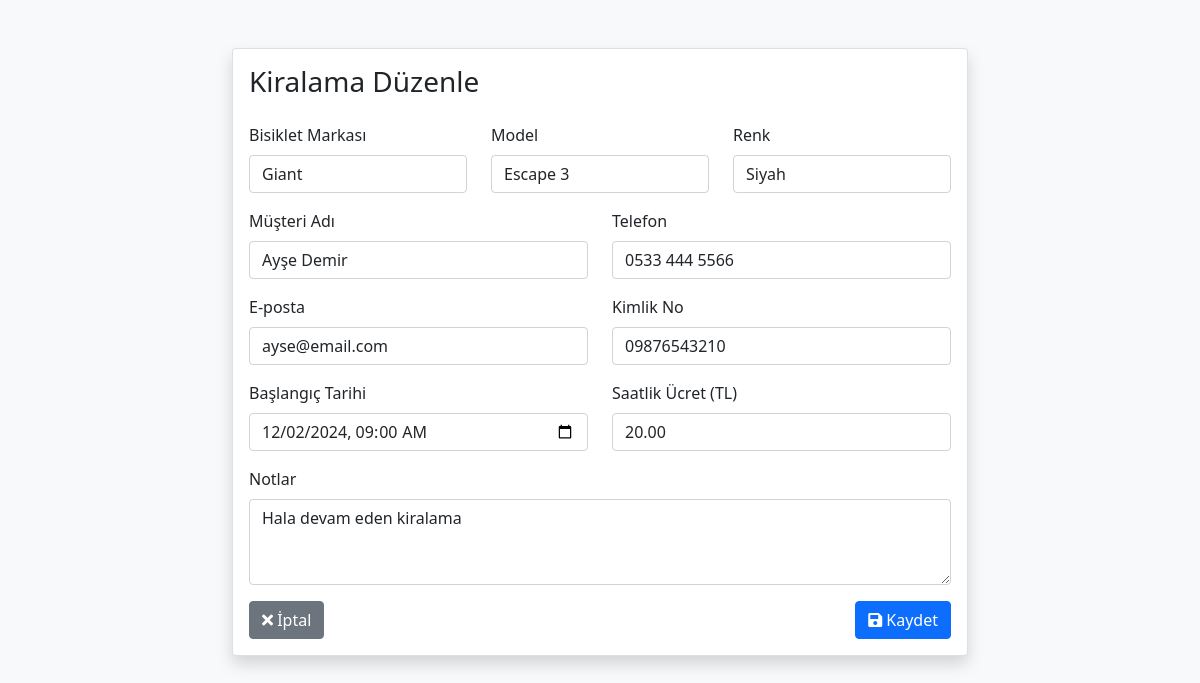
Screenshot of /edit_rental.php?id=2 (signed in) with the database file from the repository.
### tables this page shows
CREATE TABLE IF NOT EXISTS bike_rentals (
    id INT UNSIGNED AUTO_INCREMENT PRIMARY KEY,
    user_id INT UNSIGNED NOT NULL,
    bike_brand VARCHAR(50) NOT NULL,
    bike_model VARCHAR(50) NOT NULL,
    bike_color VARCHAR(30) NOT NULL DEFAULT 'Belirtilmemiş',
    price_per_hour DECIMAL(10,2) UNSIGNED NOT NULL,
    customer_name VARCHAR(100) NOT NULL,
    customer_phone VARCHAR(20) NOT NULL,
    customer_email VARCHAR(100) NULL,
    customer_id_number VARCHAR(20) NOT NULL,
    start_date DATETIME NOT NULL,
    end_date DATETIME NULL,
    status ENUM('active', 'completed', 'cancelled') DEFAULT 'active',
    total_cost DECIMAL(10,2) UNSIGNED DEFAULT 0.00,
    notes TEXT NULL,
    created_at TIMESTAMP DEFAULT CURRENT_TIMESTAMP,
    updated_at TIMESTAMP DEFAULT CURRENT_TIMESTAMP ON UPDATE CURRENT_TIMESTAMP,
    FOREIGN KEY (user_id) REFERENCES users(id) ON DELETE RESTRICT,
    INDEX idx_user_id (user_id),
    INDEX idx_status (status),
    INDEX idx_start_date (start_date),
    INDEX idx_customer_name (customer_name),
    INDEX idx_customer_id (customer_id_number)
);

### BikeRental.php (called while the page is built, shortened)
<?php
class BikeRental {
    private $conn;
    private $table_name = "bike_rentals";
    public function __construct($db) {
        $this->conn = $db;
    }
    public function getById($id) {
        try {
            $check_query = "SELECT COUNT(*) FROM " . $this->table_name . " WHERE id = :id";
            $check_stmt = $this->conn->prepare($check_query);
            $check_stmt->bindValue(':id', $id, PDO::PARAM_INT);
            $check_stmt->execute();
            $query = "SELECT * FROM " . $this->table_name . " WHERE id = :id LIMIT 1";
            $stmt = $this->conn->prepare($query);
            $stmt->bindValue(':id', $id, PDO::PARAM_INT);
            if (!$stmt->execute()) {
                $this->error_message = "Sorgu çalıştırılamadı";
                error_log("BikeRental Error - Query execution failed: " . print_r($stmt->errorInfo(), true));
                return false;
            }
            $result = $stmt->fetch(PDO::FETCH_ASSOC);
            return $result;
        } catch (PDOException $e) {
            $this->error_message = "Veritabanı hatası: " . $e->getMessage();
            error_log("BikeRental Error - PDO Exception in getById: " . $e->getMessage());
            return false;
        }
    }
}
?>

### functions.php (called while the page is built, shortened)
<?php
function e($str) {
    return htmlspecialchars($str, ENT_QUOTES, 'UTF-8');
}

### edit_rental.php (the view, shortened to what this page needs)
<?php
include_once 'functions.php';
include_once 'BikeRental.php';
$error = '';
$rental_data = null;
try {
    $rental_id = filter_var($_GET['id'], FILTER_VALIDATE_INT);
    $database = new Database();
    $db = $database->getConnection();
    $rental = new BikeRental($db);
    $rental_data = $rental->getById($rental_id);
} catch (Exception $e) {
    $error = $e->getMessage();
}
?>
<!DOCTYPE html>
<html lang="tr">
<head>
    <link href="https://cdn.jsdelivr.net/npm/bootstrap@5.1.3/dist/css/bootstrap.min.css" rel="stylesheet">
    <link href="https://cdnjs.cloudflare.com/ajax/libs/font-awesome/5.15.4/css/all.min.css" rel="stylesheet">
</head>
<body class="bg-light">
    <div class="container py-5">
        <div class="row justify-content-center">
            <div class="col-md-8">
                <div class="card shadow">
                    <div class="card-body">
                        <h3 class="card-title mb-4">Kiralama Düzenle</h3>
                        <?php if ($error): ?>
                            <div class="alert alert-danger">
                                <?php echo $error; ?>
                            </div>
                            <div class="text-center">
                                <a href="list_rentals.php" class="btn btn-secondary">
                                    <i class="fas fa-arrow-left"></i> Listeye Dön
                                </a>
                            </div>
                        <?php else: ?>
                            <form method="POST" class="needs-validation" novalidate>
                                <div class="row mb-3">
                                    <div class="col-md-4">
                                        <label class="form-label">Bisiklet Markası</label>
                                        <input type="text" name="bike_brand" class="form-control" required
                                               value="<?php echo e($rental_data['bike_brand']); ?>">
                                    </div>
                                    <div class="col-md-4">
                                        <label class="form-label">Model</label>
                                        <input type="text" name="bike_model" class="form-control" required
                                               value="<?php echo e($rental_data['bike_model']); ?>">
                                    </div>
                                    <div class="col-md-4">
                                        <label class="form-label">Renk</label>
                                        <input type="text" name="bike_color" class="form-control" required
                                               value="<?php echo e($rental_data['bike_color']); ?>">
                                    </div>
                                </div>
                                <div class="row mb-3">
                                    <div class="col-md-6">
                                        <label class="form-label">Müşteri Adı</label>
                                        <input type="text" name="customer_name" class="form-control" required
                                               value="<?php echo e($rental_data['customer_name']); ?>">
                                    </div>
                                    <div class="col-md-6">
                                        <label class="form-label">Telefon</label>
                                        <input type="tel" name="customer_phone" class="form-control" required
                                               value="<?php echo e($rental_data['customer_phone']); ?>">
                                    </div>
                                </div>
                                <div class="row mb-3">
                                    <div class="col-md-6">
                                        <label class="form-label">E-posta</label>
                                        <input type="email" name="customer_email" class="form-control"
                                               value="<?php echo e($rental_data['customer_email']); ?>">
                                    </div>
                                    <div class="col-md-6">
                                        <label class="form-label">Kimlik No</label>
                                        <input type="text" name="customer_id_number" class="form-control" required
                                               value="<?php echo e($rental_data['customer_id_number']); ?>">
                                    </div>
                                </div>
                                <div class="row mb-3">
                                    <div class="col-md-6">
                                        <label class="form-label">Başlangıç Tarihi</label>
                                        <input type="datetime-local" name="start_date" class="form-control" required
                                               value="<?php echo date('Y-m-d\TH:i', strtotime($rental_data['start_date'])); ?>">
                                    </div>
                                    <div class="col-md-6">
                                        <label class="form-label">Saatlik Ücret (TL)</label>
                                        <input type="number" name="price_per_hour" class="form-control" required step="0.01" min="0"
                                               value="<?php echo e($rental_data['price_per_hour']); ?>">
                                    </div>
                                </div>
                                <div class="mb-3">
                                    <label class="form-label">Notlar</label>
                                    <textarea name="notes" class="form-control" rows="3"><?php echo e($rental_data['notes']); ?></textarea>
                                </div>
                                <div class="d-flex justify-content-between">
                                    <a href="list_rentals.php" class="btn btn-secondary">
                                        <i class="fas fa-times"></i> İptal
                                    </a>
                                    <button type="submit" class="btn btn-primary">
                                        <i class="fas fa-save"></i> Kaydet
                                    </button>
                                </div>
                            </form>
                        <?php endif; ?>
                    </div>
                </div>
            </div>
        </div>
    </div>
</body>
</html>

### rows the page displays
bike_rentals: bike_brand "Giant", bike_model "Escape 3", bike_color "Siyah", customer_name "Ayşe Demir", customer_phone "0533 444 5566", customer_email "ayse@email.com", customer_id_number "09876543210", start_date "12/02/2024 09:00", price_per_hour "20.00", notes "Hala devam eden kiralama"
